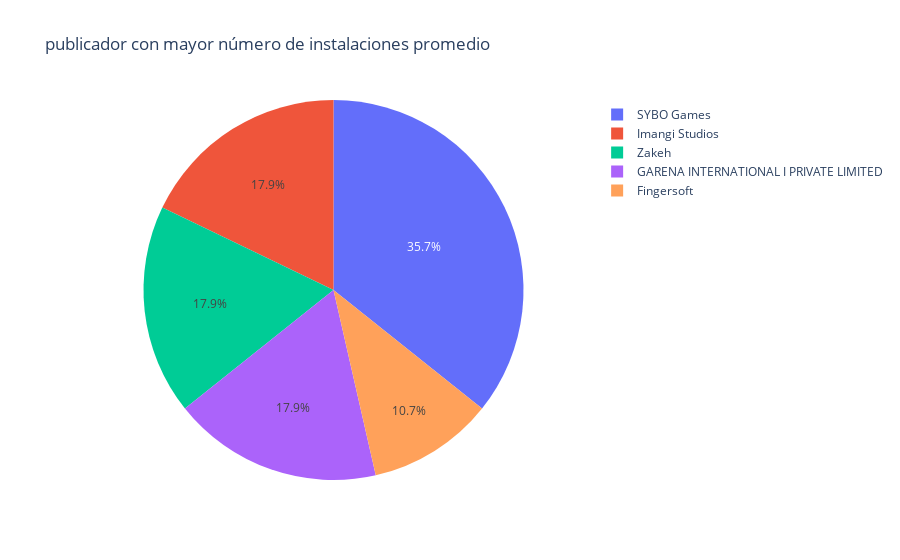

Notebook source saved alongside this figure:
### Markdown cell above
### 6. ¿Cuál es el publicador con mayor número de instalaciones promedio?

### Code cell
df_respuesta = df[['count_installs', 'publisher_name']].groupby(['publisher_name']).mean().sort_values(by='count_installs', ascending=False).head(5)

print("RESPUESTA\n", df_respuesta)


fig = px.pie(df_respuesta, values='count_installs', names=df_respuesta.index, title='publicador con mayor número de instalaciones promedio')
fig.show()

### Figure 1 — Plotly figure (JSON) as saved in the notebook; plotly's stock layout.template omitted (floating-point values rounded to 4 significant figures)
{"data": [{"domain": {"x": [0, 1], "y": [0, 1]}, "hovertemplate": "publisher_name=%{label}<br>count_installs=%{value}<extra></extra>", "labels": ["SYBO Games", "Imangi Studios", "Zakeh", "GARENA INTERNATIONAL I PRIVATE LIMITED", "Fingersoft"], "legendgroup": "", "name": "", "showlegend": true, "type": "pie", "values": [1000000000, 500000000, 500000000, 500000000, 300000000]}], "layout": {"legend": {"tracegroupgap": 0}, "title": {"text": "publicador con mayor número de instalaciones promedio"}}}
